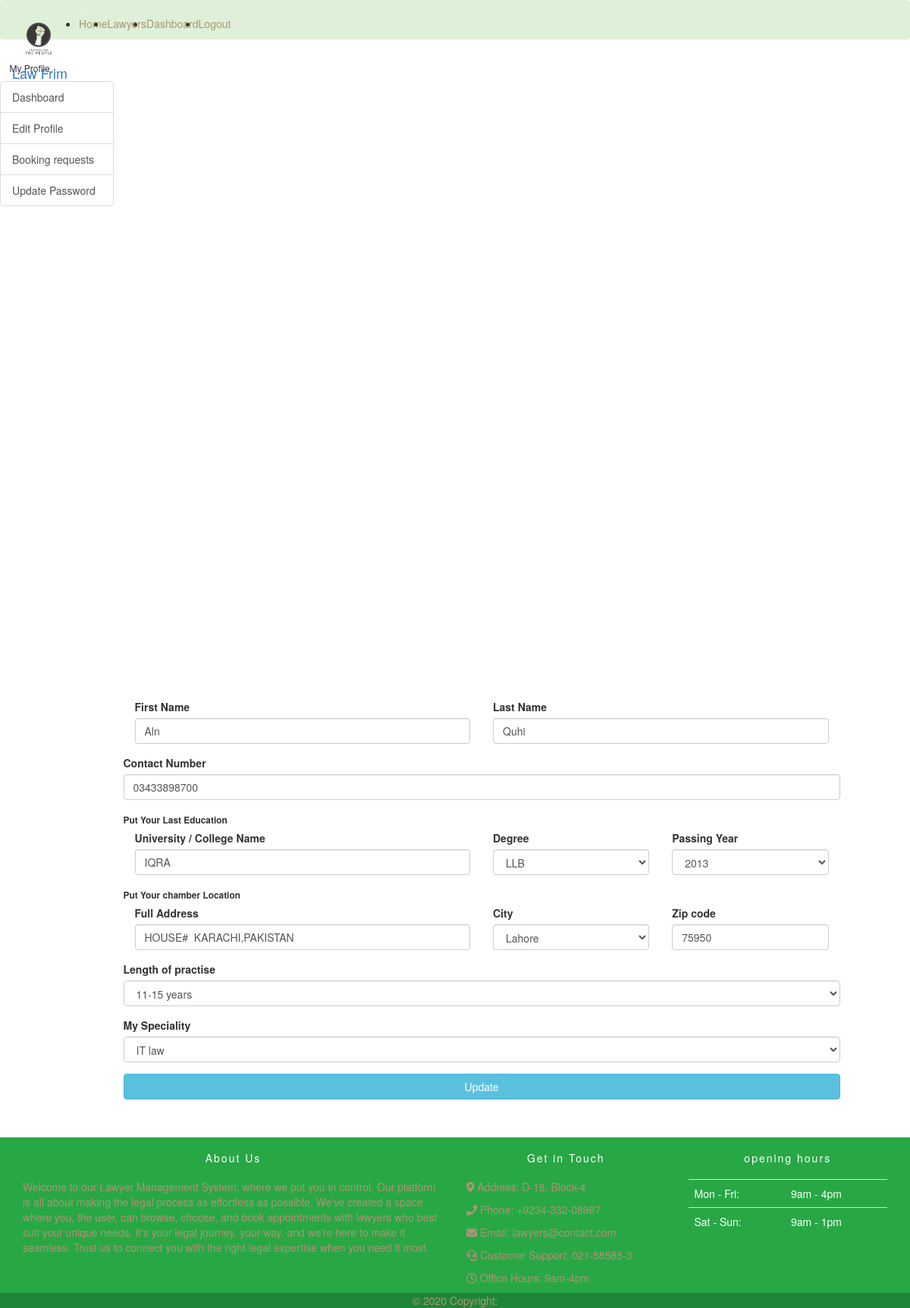
Screenshot of /lawyer_edit_profile.php (signed in) with the database file from the repository.
### tables this page shows
CREATE TABLE `lawyer` (
  `ID` int(11) NOT NULL,
  `lawyer_id` varchar(20) NOT NULL,
  `contact_Number` varchar(15) NOT NULL,
  `university_College` varchar(100) NOT NULL,
  `degree` varchar(100) NOT NULL,
  `passing_year` varchar(100) NOT NULL,
  `full_address` varchar(200) NOT NULL,
  `city` varchar(50) NOT NULL,
  `zip_code` varchar(50) NOT NULL,
  `practise_Length` varchar(100) NOT NULL,
  `case_handle` varchar(500) NOT NULL,
  `speciality` varchar(100) NOT NULL,
  `image` varchar(150) NOT NULL
);

CREATE TABLE `user` (
  `u_id` varchar(20) NOT NULL,
  `first_Name` varchar(100) NOT NULL,
  `last_Name` varchar(100) NOT NULL,
  `email` varchar(100) NOT NULL,
  `password` varchar(100) NOT NULL,
  `status` varchar(100) NOT NULL,
  `role` varchar(100) NOT NULL
);

### lawyer_edit_profile.php (the view, shortened to what this page needs)
<?php
	if($_SESSION['login']==TRUE AND $_SESSION['status']=='Active'){
	?>
	<!doctype html>
	<html lang="en">
		<head>
			<link rel="stylesheet" href="https://use.fontawesome.com/releases/v5.8.1/css/all.css">
			<link rel="stylesheet" href="css/all.css">
			<link rel="stylesheet" href="css/simple-sidebar.css">
			<link rel="stylesheet" href="css/bootstrap.css">
			<link rel="stylesheet" href="css/style.css">
			<link rel="stylesheet" href="css/media.css">
		</head>
		<body>
			<nav class="navbar navbar-dark bg-success">
			<a class="navbar-brand" href="index.php">
				<img src="images/logo.png"
					width="70" height="70" alt="logo">
				Law Frim
			</a>
			<button class="navbar-toggler" type="button" data-toggle="collapse" data-target="#navbar-list"
				aria-controls="navbarNav" aria-expanded="false" aria-label="Toggle navigation">
			</button>
			<div class="collapse navbar-collapse" id="navbar-list">
				<ul class="navbar-nav">
				    <li class="active">
						<a class="nav-link cus-a" href="index.php">Home <span class="sr-only">(current)</span></a>
						</li>
						<li class="">
							<a class="nav-link cus-a" href="lawyers.php">Lawyers</a>
						</li>
						<?php if(isset($_SESSION['login']) && $_SESSION['login'] == TRUE){ ?>
						<li class="">
							<a class="nav-link cus-a" href="user_dashboard.php">Dashboard</a>
						</li>
						<li class="">
							<a class="nav-link cus-a" href="logout.php">Logout</a>
						</li>
					<?php }?>
				</ul>
			</div>
		</nav>
			<body>
				<div class="d-flex" id="wrapper">
					<div class="bg-light border-right" id="sidebar-wrapper">
						<div class="sidebar-heading">My Profile</div>
						<div class="list-group list-group-flush">
							<a href="lawyer_dashboard.php" class="list-group-item list-group-item-action bg-light">Dashboard</a>
							<a href="lawyer_edit_profile.php" class="list-group-item list-group-item-action bg-light">Edit Profile</a>
							<a href="lawyer_booking.php" class="list-group-item list-group-item-action bg-light">Booking requests</a>
							<a href="update_password_admin.php" class="list-group-item list-group-item-action bg-light">Update Password</a>
						</div>
					</div>
					<section class="bookingrqst">
						<div class="container">
							<div class="span7">
								<div class="">
									<div class="widget-content">
										<div class="row">
											<div class="col-md-1"></div>
											<?php
												$a=$_SESSION['lawyer_id'];
												$conn = connect();
												$result = mysqli_query($conn,"SELECT * FROM user,lawyer WHERE user.u_id=lawyer.lawyer_id AND user.status='Active' AND user.u_id='$a'");
												while($row = mysqli_fetch_array($result)) {
												?>
												<div class="col-md-10">
													<form  action="save_lawyer_edit_Profile.php"  method="post" enctype="multipart/form-data"  id="validateForm">
														<div class="form-row">
															<div class="form-group col-md-6">
																<label for="fname">First Name</label>
																<input type="text" class="form-control" id="first_Name" name="first_Name" value="<?php echo $row["first_Name"]; ?>">
															</div>
															<div class="form-group col-md-6">
																<label for="lname">Last Name</label>
																<input type="text" class="form-control" id="lname" name="last_Name" value="<?php echo $row["last_Name"]; ?>">
															</div>
														</div>
														<div class="form-group">
															<label for="num">Contact Number</label>
															<input type="text" class="form-control" name="contact_number" id="contact_number" value="<?php echo $row["contact_Number"]; ?>">
														</div>
														<div class="form-row"><label for="edu"><small>Put Your Last Education</small></label></div>
														<div class="form-row">
															<div class="form-group col-md-6">
																<label for="institute">University / College Name</label>
																<input type="text" class="form-control" id="institute" name="university_College" value="<?php echo $row["university_College"]; ?>">
															</div>
															<div class="form-group col-md-3">
																<label for="degree">Degree</label>
																<select id="degree" name="degree" class="form-control">
																	<option value="LLB" <?php if ($row['degree']=='LLB'){echo "selected";}?>>LLB</option>
																</select>
															</div>
															<div class="form-group col-md-3">
																<label for="pyear">Passing Year</label>
																<select id="passing_year" name="passing_year" class="form-control">
																	<option value="2013" <?php if ($row['passing_year']=='2013'){echo "selected";}?>>2013</option>
																</select>
															</div>
														</div>
														<div class="form-row"><label for="edu"><small>Put Your chamber Location </small></label></div>
														<div class="form-row">
															<div class="form-group col-md-6">
																<label for="address">Full Address</label>
																<input type="text" class="form-control" id="address" name="full_address" value="<?php echo $row["full_address"]; ?>">
															</div>
															<div class="form-group col-md-3">
																<label for="city">City</label>
																<select id="city" name="city" class="form-control">
																	<option value="Lahore" <?php if ($row['city']=='Lahore'){echo "selected";}?>>Lahore</option>
																</select>
															</div>
															<div class="form-group col-md-3">
																<label for="zip">Zip code</label>
																<input type="text" class="form-control" id="zip" name="zip_code" value="<?php echo $row["zip_code"]; ?>">
															</div>
														</div>
														<div class="form-group">
															<label for="practise">Length of practise</label>
															<select id="practise" name="practise_Length" class="form-control">
																<option value="11-15 years" <?php if ($row['practise_Length']=='11-15 years'){echo "selected";}?>>11-15 years</option>
															</select>
														</div>
														<div class="form-group">
															<label for="practise">My Speciality</label>
															<select id="practise" name="speciality" class="form-control">
																<option value="IT Law" <?php if ($row['speciality']=='IT Law'){echo "selected";}?>>IT law</option>
															</select>
														</div>
														<input name="update" type="submit" class="btn btn-block btn-info" value="Update" />
													</form>
												</div>
												<?php
												}
											?>
											<div class="col-md-1"></div>
										</div>
									</div>
								</div>
							</div>
						</section>
					</div>
			</body>
	<footer style="background-color: #28a745;">
		<div class="container p-4">
			<div class="row">
				<div class="col-lg-6 col-md-12 mb-4">
					<h5 class="mb-3" style="letter-spacing: 2px; color: #ffffff;">About Us</h5>
					<p>Welcome to our Lawyer Management System, where we put you in control. Our platform is all about
						making the legal process as effortless as possible. We've created a space where you, the user,
						can browse, choose, and book appointments with lawyers who best suit your unique needs. It's
						your legal journey, your way, and we're here to make it seamless. Trust us to connect you with
						the right legal expertise when you need it most.</p>
				</div>
				<div class="col-lg-3 col-md-6 mb-4">
					<h5 class="mb-3" style="letter-spacing: 2px; color: #ffffff;">Get in Touch</h5>
					<ul class="list-unstyled mb-0">
						<div class="contact-details">
							<p><i class="fas fa-map-marker-alt"></i> Address: D-18, Block-4</p>
							<p><i class="fas fa-phone"></i> Phone: +9234-332-08987</p>
							<p><i class="fas fa-envelope"></i> Email: lawyers@contact.com</p>
							<p><i class="fas fa-headset"></i> Customer Support: 021-58585-3</p>
							<p><i class="far fa-clock"></i> Office Hours: 9am-4pm</p>
						</div>
					</ul>
				</div>
				<div class="col-lg-3 col-md-6 mb-4">
					<h5 class="mb-1" style="letter-spacing: 2px; color: #ffffff;">opening hours</h5>
					<table class="table" style="color: #ffffff; border-color: #666;">
						<tbody>
							<tr>
								<td>Mon - Fri:</td>
								<td>9am - 4pm</td>
							</tr>
							<tr>
								<td>Sat - Sun:</td>
								<td>9am - 1pm</td>
							</tr>
						</tbody>
					</table>
				</div>
			</div>
		</div>
		<div class="text-center p-3" style="background-color: rgba(0, 0, 0, 0.2);">
			© 2020 Copyright:
		</div>
	</footer>
		</body>
	</html>
	<?php
	}else
	header('location:login.php?deactivate');
?>

### css/all.css (style rules this page uses)
.fa,.fab,.fal,.far,.fas { -moz-osx-font-smoothing:grayscale;-webkit-font-smoothing:antialiased;display:inline-block;font-style:normal;font-variant:normal;text-rendering:auto;line-height:1 }
.fa-clock:before { content:"\f017" }
.fa-envelope:before { content:"\f0e0" }
.fa-headset:before { content:"\f590" }
.fa-map-marker-alt:before { content:"\f3c5" }
.fa-phone:before { content:"\f095" }
.far { font-weight:400 }
.fa,.far,.fas { font-family:"Font Awesome 5 Free" }
.fa,.fas { font-weight:900 }

### css/simple-sidebar.css (style rules this page uses)
body { overflow-x: hidden; }
#sidebar-wrapper { min-height: 100vh; margin-left: -15rem; -webkit-transition: margin .25s ease-out; -moz-transition: margin .25s ease-out; -o-transition: margin .25s ease-out; transition: margin .25s ease-out; }
#sidebar-wrapper .sidebar-heading { padding: 0.875rem 1.25rem; font-size: 1.2rem; }
#sidebar-wrapper .list-group { width: 15rem; }
@media (min-width: 768px) { #sidebar-wrapper { margin-left: 0; } }

### css/style.css (style rules this page uses)
* { margin: 0; padding: 0; }
html { height: 100% !important; }
body { display: flex !important; min-height: 100% !important; flex-direction: column; }
.cus-a { color: #af9473 ; }
footer { margin-top: auto; background-color: black; color: #af9473 !important; }
footer h5 { text-align: center; margin: 20px 0px; }
.bookingrqst { margin: 50px; }

### rows the page displays
lawyer: first_Name "Aln", last_Name "Quhi", contact_number "03433898700", university_College "IQRA", degree "LLB", passing_year "2013", full_address "HOUSE# KARACHI,PAKISTAN", city "Lahore", zip_code "75950", practise_Length "11-15 years", speciality "IT law"
